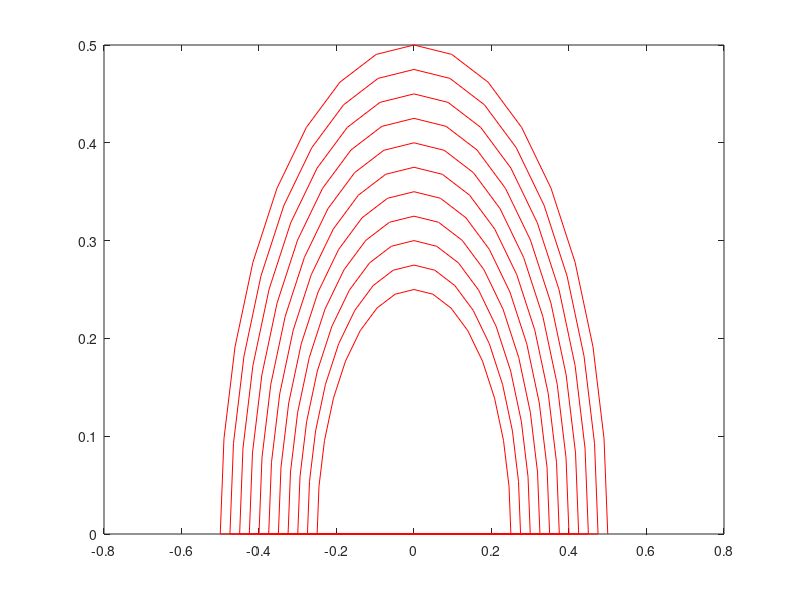

MATLAB code to generate this figure:
% Mesh generator for ring
% Written By Robert Masti
% Output the coordinates for the c++ code
clc, clear, close all


nx = 16;
ny = 10;

% r and theta coordinates

theta = linspace(pi,0, nx+1);
rl = linspace(0.25, 0.5, ny+1);


[r,t] = meshgrid(rl, theta);

x=r.*cos(t);
y=r.*sin(t);

xlower = 0.25*cos(theta);
ylower = 0.25*sin(theta);

figure
plot(x,y,'*r')

xlin=reshape(x,[],1);
ylin=reshape(y,[],1);

plot(xlin,ylin,'r')

fileID=fopen('debugMatlab.msh','w');

fprintf(fileID, '%i\n',(nx+1)*(ny+1));
fprintf(fileID, '%i\n',nx+1);
fprintf(fileID, '%i\n',ny+1);

outvec = vertcat(xlin,ylin);
fprintf(fileID, '%d\n', outvec);

